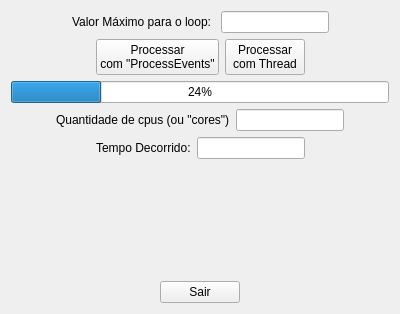
<?xml version="1.0" encoding="UTF-8"?>
<ui version="4.0">
 <class>MainWidget</class>
 <widget class="QWidget" name="MainWidget">
  <property name="geometry">
   <rect>
    <x>0</x>
    <y>0</y>
    <width>400</width>
    <height>314</height>
   </rect>
  </property>
  <property name="windowTitle">
   <string>MainWidget</string>
  </property>
  <layout class="QVBoxLayout" name="verticalLayout">
   <item>
    <layout class="QHBoxLayout" name="horizontalLayout">
     <item>
      <spacer name="horizontalSpacer_5">
       <property name="orientation">
        <enum>Qt::Horizontal</enum>
       </property>
       <property name="sizeHint" stdset="0">
        <size>
         <width>40</width>
         <height>20</height>
        </size>
       </property>
      </spacer>
     </item>
     <item>
      <widget class="QLabel" name="label">
       <property name="text">
        <string>Valor Máximo para o loop: </string>
       </property>
      </widget>
     </item>
     <item>
      <widget class="QLineEdit" name="loopCountEdit"/>
     </item>
     <item>
      <spacer name="horizontalSpacer_6">
       <property name="orientation">
        <enum>Qt::Horizontal</enum>
       </property>
       <property name="sizeHint" stdset="0">
        <size>
         <width>40</width>
         <height>20</height>
        </size>
       </property>
      </spacer>
     </item>
    </layout>
   </item>
   <item>
    <layout class="QHBoxLayout" name="horizontalLayout_2">
     <item>
      <spacer name="horizontalSpacer_4">
       <property name="orientation">
        <enum>Qt::Horizontal</enum>
       </property>
       <property name="sizeHint" stdset="0">
        <size>
         <width>40</width>
         <height>20</height>
        </size>
       </property>
      </spacer>
     </item>
     <item>
      <widget class="QPushButton" name="processEventsButton">
       <property name="text">
        <string>Processar
com &quot;ProcessEvents&quot;</string>
       </property>
      </widget>
     </item>
     <item>
      <widget class="QPushButton" name="threadButton">
       <property name="text">
        <string>Processar
com Thread</string>
       </property>
      </widget>
     </item>
     <item>
      <spacer name="horizontalSpacer_11">
       <property name="orientation">
        <enum>Qt::Horizontal</enum>
       </property>
       <property name="sizeHint" stdset="0">
        <size>
         <width>40</width>
         <height>20</height>
        </size>
       </property>
      </spacer>
     </item>
    </layout>
   </item>
   <item>
    <widget class="QProgressBar" name="progressBar">
     <property name="value">
      <number>24</number>
     </property>
    </widget>
   </item>
   <item>
    <layout class="QHBoxLayout" name="horizontalLayout_3">
     <item>
      <spacer name="horizontalSpacer_7">
       <property name="orientation">
        <enum>Qt::Horizontal</enum>
       </property>
       <property name="sizeHint" stdset="0">
        <size>
         <width>40</width>
         <height>20</height>
        </size>
       </property>
      </spacer>
     </item>
     <item>
      <widget class="QLabel" name="label_2">
       <property name="text">
        <string>Quantidade de cpus (ou &quot;cores&quot;)</string>
       </property>
      </widget>
     </item>
     <item>
      <widget class="QLineEdit" name="cpusEdit">
       <property name="readOnly">
        <bool>true</bool>
       </property>
      </widget>
     </item>
     <item>
      <spacer name="horizontalSpacer_9">
       <property name="orientation">
        <enum>Qt::Horizontal</enum>
       </property>
       <property name="sizeHint" stdset="0">
        <size>
         <width>40</width>
         <height>20</height>
        </size>
       </property>
      </spacer>
     </item>
    </layout>
   </item>
   <item>
    <layout class="QHBoxLayout" name="horizontalLayout_4">
     <item>
      <spacer name="horizontalSpacer_8">
       <property name="orientation">
        <enum>Qt::Horizontal</enum>
       </property>
       <property name="sizeHint" stdset="0">
        <size>
         <width>40</width>
         <height>20</height>
        </size>
       </property>
      </spacer>
     </item>
     <item>
      <widget class="QLabel" name="label_3">
       <property name="text">
        <string>Tempo Decorrido:</string>
       </property>
       <property name="wordWrap">
        <bool>false</bool>
       </property>
      </widget>
     </item>
     <item>
      <widget class="QLineEdit" name="elapsedEdit">
       <property name="readOnly">
        <bool>true</bool>
       </property>
      </widget>
     </item>
     <item>
      <spacer name="horizontalSpacer_10">
       <property name="orientation">
        <enum>Qt::Horizontal</enum>
       </property>
       <property name="sizeHint" stdset="0">
        <size>
         <width>40</width>
         <height>20</height>
        </size>
       </property>
      </spacer>
     </item>
    </layout>
   </item>
   <item>
    <spacer name="verticalSpacer">
     <property name="orientation">
      <enum>Qt::Vertical</enum>
     </property>
     <property name="sizeHint" stdset="0">
      <size>
       <width>20</width>
       <height>107</height>
      </size>
     </property>
    </spacer>
   </item>
   <item>
    <layout class="QHBoxLayout" name="horizontalLayout_5">
     <item>
      <spacer name="horizontalSpacer">
       <property name="orientation">
        <enum>Qt::Horizontal</enum>
       </property>
       <property name="sizeHint" stdset="0">
        <size>
         <width>40</width>
         <height>20</height>
        </size>
       </property>
      </spacer>
     </item>
     <item>
      <widget class="QPushButton" name="closeButton">
       <property name="text">
        <string>Sair</string>
       </property>
      </widget>
     </item>
     <item>
      <spacer name="horizontalSpacer_2">
       <property name="orientation">
        <enum>Qt::Horizontal</enum>
       </property>
       <property name="sizeHint" stdset="0">
        <size>
         <width>40</width>
         <height>20</height>
        </size>
       </property>
      </spacer>
     </item>
    </layout>
   </item>
  </layout>
 </widget>
 <layoutdefault spacing="6" margin="11"/>
 <resources/>
 <connections>
  <connection>
   <sender>closeButton</sender>
   <signal>clicked()</signal>
   <receiver>MainWidget</receiver>
   <slot>close()</slot>
   <hints>
    <hint type="sourcelabel">
     <x>181</x>
     <y>289</y>
    </hint>
    <hint type="destinationlabel">
     <x>348</x>
     <y>259</y>
    </hint>
   </hints>
  </connection>
 </connections>
</ui>
